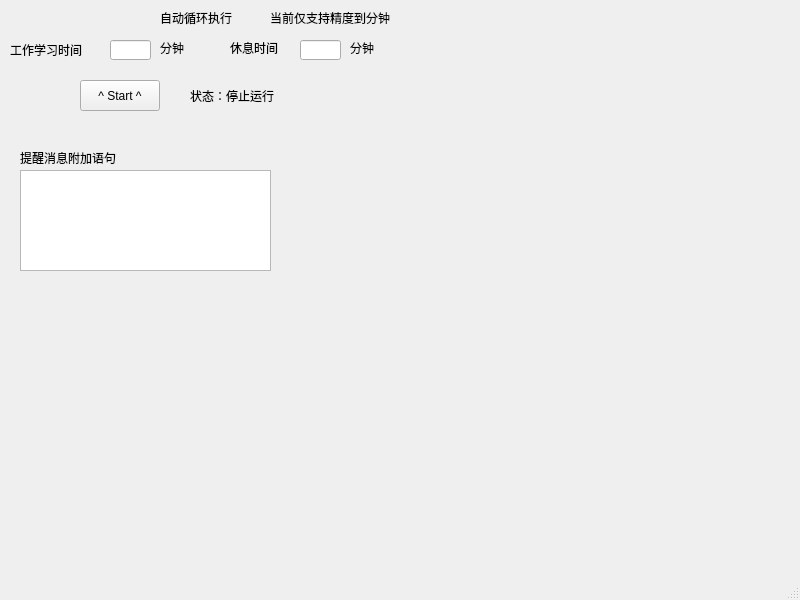
<?xml version="1.0" encoding="UTF-8"?>
<ui version="4.0">
 <class>MainWindow</class>
 <widget class="QMainWindow" name="MainWindow">
  <property name="geometry">
   <rect>
    <x>0</x>
    <y>0</y>
    <width>800</width>
    <height>600</height>
   </rect>
  </property>
  <property name="windowTitle">
   <string>MainWindow</string>
  </property>
  <widget class="QWidget" name="centralwidget">
   <widget class="QLabel" name="label">
    <property name="geometry">
     <rect>
      <x>10</x>
      <y>40</y>
      <width>91</width>
      <height>20</height>
     </rect>
    </property>
    <property name="text">
     <string>工作学习时间</string>
    </property>
   </widget>
   <widget class="QLabel" name="label_2">
    <property name="geometry">
     <rect>
      <x>160</x>
      <y>40</y>
      <width>31</width>
      <height>16</height>
     </rect>
    </property>
    <property name="text">
     <string>分钟</string>
    </property>
   </widget>
   <widget class="QLabel" name="label_3">
    <property name="geometry">
     <rect>
      <x>160</x>
      <y>10</y>
      <width>91</width>
      <height>16</height>
     </rect>
    </property>
    <property name="text">
     <string>自动循环执行</string>
    </property>
   </widget>
   <widget class="QLabel" name="label_4">
    <property name="geometry">
     <rect>
      <x>230</x>
      <y>40</y>
      <width>61</width>
      <height>16</height>
     </rect>
    </property>
    <property name="text">
     <string>休息时间</string>
    </property>
   </widget>
   <widget class="QLabel" name="label_5">
    <property name="geometry">
     <rect>
      <x>350</x>
      <y>40</y>
      <width>31</width>
      <height>16</height>
     </rect>
    </property>
    <property name="text">
     <string>分钟</string>
    </property>
   </widget>
   <widget class="QPushButton" name="switchBtn">
    <property name="geometry">
     <rect>
      <x>80</x>
      <y>80</y>
      <width>80</width>
      <height>31</height>
     </rect>
    </property>
    <property name="text">
     <string>^ Start ^</string>
    </property>
   </widget>
   <widget class="QLineEdit" name="workTimeEdit">
    <property name="geometry">
     <rect>
      <x>110</x>
      <y>40</y>
      <width>41</width>
      <height>20</height>
     </rect>
    </property>
   </widget>
   <widget class="QLineEdit" name="restTimeEdit">
    <property name="geometry">
     <rect>
      <x>300</x>
      <y>40</y>
      <width>41</width>
      <height>20</height>
     </rect>
    </property>
   </widget>
   <widget class="QLabel" name="label_6">
    <property name="geometry">
     <rect>
      <x>20</x>
      <y>150</y>
      <width>101</width>
      <height>16</height>
     </rect>
    </property>
    <property name="text">
     <string>提醒消息附加语句</string>
    </property>
   </widget>
   <widget class="QTextEdit" name="addMsgTextEdit">
    <property name="geometry">
     <rect>
      <x>20</x>
      <y>170</y>
      <width>251</width>
      <height>101</height>
     </rect>
    </property>
   </widget>
   <widget class="QLabel" name="displayStateLabel">
    <property name="geometry">
     <rect>
      <x>190</x>
      <y>80</y>
      <width>121</width>
      <height>31</height>
     </rect>
    </property>
    <property name="text">
     <string>状态：停止运行</string>
    </property>
   </widget>
   <widget class="QLabel" name="label_7">
    <property name="geometry">
     <rect>
      <x>270</x>
      <y>10</y>
      <width>151</width>
      <height>16</height>
     </rect>
    </property>
    <property name="text">
     <string>当前仅支持精度到分钟</string>
    </property>
   </widget>
  </widget>
  <widget class="QStatusBar" name="statusbar"/>
  <widget class="QMenuBar" name="menubar">
   <property name="geometry">
    <rect>
     <x>0</x>
     <y>0</y>
     <width>800</width>
     <height>25</height>
    </rect>
   </property>
  </widget>
 </widget>
 <resources/>
 <connections/>
</ui>
